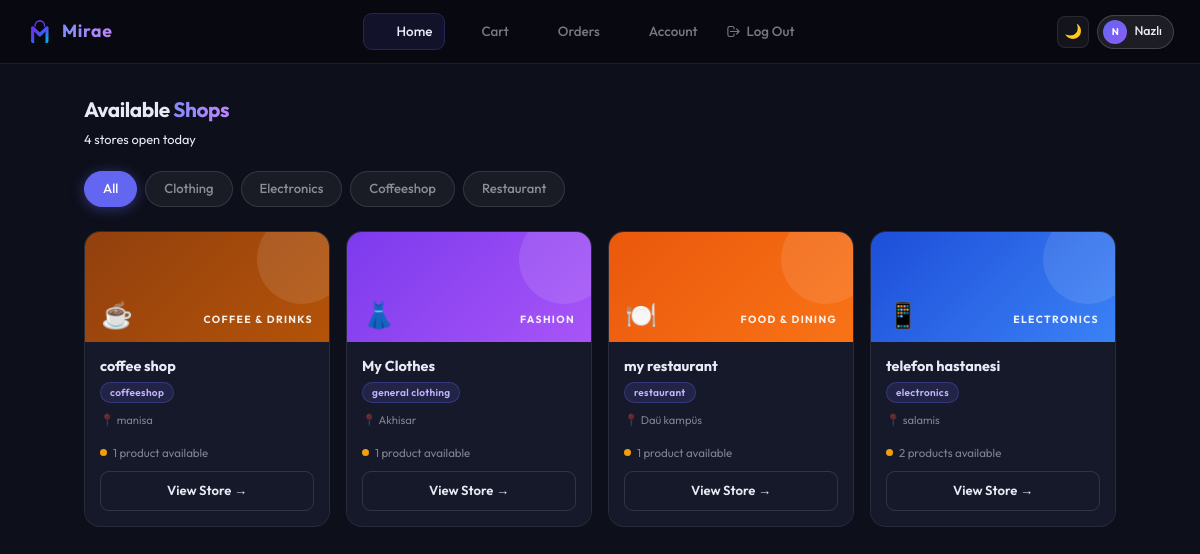
The app's page /customer/cust_home.php (signed in) with its own data.
### tables this page shows
CREATE TABLE `shops` (
  `id` int(11) NOT NULL,
  `name` varchar(100) NOT NULL,
  `type` varchar(50) NOT NULL,
  `location` varchar(150) DEFAULT NULL,
  `manager_id` int(11) DEFAULT NULL,
  `rating` decimal(2,1) DEFAULT 0.0,
  `status` varchar(20) DEFAULT 'active'
);

### customer/cust_home.php (the view, shortened to what this page needs)
<?php
include "../connect.php";
$shops = [];
$res   = mysqli_query($conn,"SELECT * FROM shops ORDER BY name");
while($s = mysqli_fetch_assoc($res)){
    $prods = [];
    $pr = mysqli_query($conn,"SELECT * FROM products WHERE shop_id='{$s['id']}'");
    while($p = mysqli_fetch_assoc($pr)){
        $picr = mysqli_query($conn,"SELECT path FROM pictures WHERE product_id='{$p['id']}'");
        $p["pics"] = [];
        while($pic = mysqli_fetch_assoc($picr)) $p["pics"][] = $pic["path"];
        $prods[] = $p;
    }
    $s["products"] = $prods;
    $shops[] = $s;
}
function sico($type){
    $t = strtolower($type);
    if(strpos($t,'clothing')!==false||strpos($t,'fashion')!==false||strpos($t,'men')!==false||strpos($t,'women')!==false) return 'clothing';
    if(strpos($t,'restaurant')!==false||strpos($t,'food')!==false||strpos($t,'cafe')!==false) return 'food';
    if(strpos($t,'electronics')!==false||strpos($t,'tech')!==false||strpos($t,'phone')!==false) return 'electronics';
    if(strpos($t,'coffee')!==false||strpos($t,'drink')!==false) return 'coffee';
    return 'general';
}
function shopBannerGradient($cat){
    $map = ['clothing'=>'linear-gradient(135deg,#7C3AED,#A855F7)','food'=>'linear-gradient(135deg,#EA580C,#F97316)','electronics'=>'linear-gradient(135deg,#1D4ED8,#3B82F6)','coffee'=>'linear-gradient(135deg,#92400E,#B45309)','sports'=>'linear-gradient(135deg,#065F46,#10B981)','books'=>'linear-gradient(135deg,#1E3A5F,#2563EB)','beauty'=>'linear-gradient(135deg,#BE185D,#EC4899)','general'=>'linear-gradient(135deg,#374151,#6B7280)'];
    return $map[$cat] ?? $map['general'];
}
function shopBannerLabel($cat){
    $map = ['clothing'=>'Fashion','food'=>'Food & Dining','electronics'=>'Electronics','coffee'=>'Coffee & Drinks','sports'=>'Sports','books'=>'Books','beauty'=>'Beauty','general'=>'Shop'];
    return $map[$cat] ?? 'Shop';
}
function shopBannerEmoji($cat){
    $map = ['clothing'=>'👗','food'=>'🍽️','electronics'=>'📱','coffee'=>'☕','sports'=>'⚽','books'=>'📚','beauty'=>'💄','general'=>'🏪'];
    return $map[$cat] ?? '🏪';
}
$activePage = 'home';
?>
<!DOCTYPE html>
<html lang="en">
<head>
  <link href="https://cdn.jsdelivr.net/npm/bootstrap@5.3.0/dist/css/bootstrap.min.css" rel="stylesheet">
  <link rel="stylesheet" href="mirae.css"/>
</head>
<body>
<?php include "nav.php"; ?>
<div class="pg">
  <div id="shopsView">
    <div class="ptitle">Available <span>Shops</span></div>
    <div class="psub" id="shopCount"><?= count($shops) ?> store<?= count($shops)!=1?'s':'' ?> open today</div>
    <div class="filter-bar">
      <button class="flt-btn active" data-filter="all" onclick="filterShops('all',this)">All</button>
      <button class="flt-btn" data-filter="clothing" onclick="filterShops('clothing',this)">Clothing</button>
      <button class="flt-btn" data-filter="electronics" onclick="filterShops('electronics',this)">Electronics</button>
      <button class="flt-btn" data-filter="coffee" onclick="filterShops('coffee',this)">Coffeeshop</button>
      <button class="flt-btn" data-filter="food" onclick="filterShops('food',this)">Restaurant</button>
    </div>
    <?php if(empty($shops)): ?>
    <div class="empty">
      <div class="empty-icon">🏪</div>
      <div class="empty-msg">No shops available yet</div>
      <div class="empty-sub">Check back soon.</div>
    </div>
    <?php else: ?>
    <div class="sgrid" id="shopGrid">
      <?php foreach($shops as $s):
        $cat  = sico($s["type"]);
        $grad = shopBannerGradient($cat);
        $blbl = shopBannerLabel($cat);
        $bico = shopBannerEmoji($cat);
        $pc   = count($s["products"]);
        $stockClass = 'scard-stock-dot';
        if($pc === 0) $stockClass .= ' none';
        elseif($pc <= 2) $stockClass .= ' low';
      ?>
      <div class="scard" data-cat="<?= $cat ?>">
        <div class="scard-banner" style="background:<?= $grad ?>">
          <div class="scard-banner-icon"><?= $bico ?></div>
          <div class="scard-banner-lbl"><?= $blbl ?></div>
        </div>
        <div class="scard-body">
          <div class="scard-name"><?= htmlspecialchars($s["name"]) ?></div>
          <span class="scard-badge"><?= htmlspecialchars($s["type"]) ?></span>
          <div class="scard-info">
            <?php if(!empty($s["location"])): ?>
            <div class="scard-info-row">
              <span style="font-size:0.72rem;opacity:0.7;flex-shrink:0;">📍</span>
              <?= htmlspecialchars($s["location"]) ?>
            </div>
            <?php endif; ?>
          </div>
          <div class="scard-stock">
            <div class="<?= $stockClass ?>"></div>
            <?= $pc ?> product<?= $pc!=1?'s':'' ?> available
          </div>
          <button class="scard-btn" onclick="viewStore(<?= $s['id'] ?>)">
            View Store &rarr;
          </button>
        </div>
      </div>
      <?php endforeach; ?>
    </div>
    <?php endif; ?>
  </div>
</div>
</body>
</html>

### customer/nav.php (shortened to what this page needs)
<?php
$sql = "SELECT SUM(ol.amount) as total FROM cart c JOIN order_line ol ON c.order_line_id = ol.id WHERE c.customer_id = '{$_SESSION['id']}'";
$result = mysqli_query($conn, $sql);
$cc_row = mysqli_fetch_assoc($result);
if($cc_row["total"] != ""){
    $nav_cart_count = intval($cc_row["total"]);
} else {
    $nav_cart_count = 0;
}
$nav_items = [
  ['href'=>'cust_home.php',   'key'=>'home',    'label'=>'Home'],
  ['href'=>'cust_cart.php',   'key'=>'cart',    'label'=>'Cart'],
  ['href'=>'cust_orders.php', 'key'=>'orders',  'label'=>'Orders'],
  ['href'=>'cust_account.php','key'=>'account', 'label'=>'Account'],
];
$svgs = [
  'home'    => '<path stroke-linecap="round" d="M3 9l9-7 9 7v11a2 2 0 01-2 2H5a2 2 0 01-2-2z"/><polyline stroke-linecap="round" points="9 22 9 12 15 12 15 22"/>',
  'cart'    => '<path stroke-linecap="round" d="M3 3h2l.4 2M7 13h10l4-8H5.4M7 13L5.4 5M7 13l-2.293 2.293c-.63.63-.184 1.707.707 1.707H17m0 0a2 2 0 100 4 2 2 0 000-4zm-8 2a2 2 0 11-4 0 2 2 0 014 0z"/>',
  'orders'  => '<path stroke-linecap="round" d="M9 5H7a2 2 0 00-2 2v12a2 2 0 002 2h10a2 2 0 002-2V7a2 2 0 00-2-2h-2M9 5a2 2 0 002 2h2a2 2 0 002-2M9 5a2 2 0 012-2h2a2 2 0 012 2"/>',
  'account' => '<path stroke-linecap="round" d="M16 7a4 4 0 11-8 0 4 4 0 018 0zM12 14a7 7 0 00-7 7h14a7 7 0 00-7-7z"/>',
];
?>
<nav class="topnav">
  <a href="cust_home.php" class="brand">
    <img src="logo.png" alt="Mirae" style="width:28px;height:28px;object-fit:contain;flex-shrink:0;display:block;"/>
    <span class="brand-text">Mirae</span>
  </a>
  <div class="nav-links">
    <?php foreach($nav_items as $item): ?>
    <?php $active = ($activePage === $item['key']); ?>
    <a href="<?= $item['href'] ?>" class="nl<?= $active ? ' on' : '' ?>">
      <svg width="15" height="15" fill="none" viewBox="0 0 24 24" stroke="currentColor" stroke-width="1.8"><?= $svgs[$item['key']] ?></svg>
      <?= $item['label'] ?><?php if($item['key']==='cart' && $nav_cart_count>0): ?>&nbsp;<span class="cbadge"><?= $nav_cart_count ?></span><?php endif; ?>
    </a>
    <?php endforeach; ?>
    <a href="logout.php" class="nl logout">
      <svg width="15" height="15" fill="none" viewBox="0 0 24 24" stroke="currentColor" stroke-width="1.8"><path stroke-linecap="round" d="M17 16l4-4m0 0l-4-4m4 4H7m6 4v1a3 3 0 01-3 3H6a3 3 0 01-3-3V7a3 3 0 013-3h4a3 3 0 013 3v1"/></svg>
      Log Out
    </a>
  </div>
  <div class="nav-right">
    <button class="tbtn" onclick="toggleTheme()" id="tbtn" aria-label="Toggle theme">🌙</button>
    <div class="uchip">
      <div class="uav"><?= strtoupper(substr($_SESSION["name"],0,1)) ?></div>
      <?= htmlspecialchars(explode(" ",$_SESSION["name"])[0]) ?>
    </div>
  </div>
</nav>

### customer/cust_home.php (style rules this page uses)
body:not(.light) { background-color: #0d0f1a !important; color: #E8EAF6 !important; }
body:not(.light) .pg, body:not(.light) #shopsView, body:not(.light) #storeView { background-color: transparent !important; color: #E8EAF6 !important; }
body:not(.light) .scard { background: #161929 !important; border-color: rgba(255,255,255,.08) !important; }
body:not(.light) .scard-body { background: #161929 !important; }
body:not(.light) .scard-name { color: #E8EAF6 !important; }
body:not(.light) .scard-badge { background: rgba(99,102,241,.15) !important; border: 1px solid rgba(99,102,241,.3) !important; color: #c4b5fd !important; }
body:not(.light) .scard-info, body:not(.light) .scard-info-row, body:not(.light) .scard-stock { color: rgba(232,234,246,.5) !important; }
body:not(.light) .scard-btn { color: #E8EAF6 !important; border-color: rgba(255,255,255,.12) !important; background: transparent !important; }
body:not(.light) .ptitle, body:not(.light) .psub { color: #E8EAF6 !important; }
.scard-banner-lbl { color: rgba(255,255,255,.9) !important; }
.filter-bar { display: flex; flex-wrap: wrap; gap: 8px; margin: 10px 0 24px; }
.flt-btn { padding: 7px 18px; border-radius: 999px; border: 1px solid rgba(255,255,255,.12); background: rgba(255,255,255,.05); color: rgba(232,234,246,.55); font-family: 'Outfit', sans-serif; font-size: .82rem; font-weight: 500; cursor: pointer; transition: all .2s; white-space: nowrap; }
.flt-btn.active { background: #6366f1; border-color: #6366f1; color: #fff; box-shadow: 0 2px 14px rgba(99,102,241,.4); }

### records on screen
shops: type "☕", type "COFFEE & DRINKS", name "coffee shop", type "coffeeshop", location "manisa", pc "1"
shops: type "👗", type "FASHION", name "My Clothes", type "general clothing", location "Akhisar", pc "1"
shops: type "🍽️", type "FOOD & DINING", name "my restaurant", type "restaurant", location "Daü kampüs", pc "1"
shops: type "📱", type "ELECTRONICS", name "telefon hastanesi", type "electronics", location "salamis", pc "2"

### other values on screen
$item['label'] "Home"
$item['label'] "Cart"
$item['label'] "Orders"
$item['label'] "Account"
substr($_SESSION["name"],0,1) "N"
explode(" ",$_SESSION["name"])[0] "Nazlı"
count($shops) "4"
